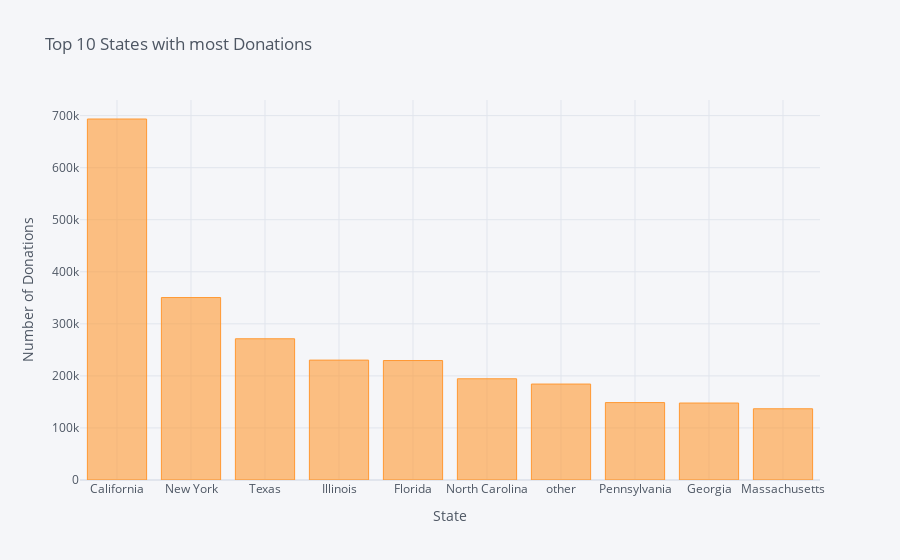

Notebook cell for this chart:
### Code cell
s3.iplot(kind='bar', xTitle='State', yTitle='Number of Donations', title='Top 10 States with most Donations')

### Figure 1 — Plotly figure (JSON) as saved in the notebook; plotly's stock layout.template omitted (floating-point values rounded to 4 significant figures)
{"data": [{"marker": {"color": "rgba(255, 153, 51, 0.6)", "line": {"color": "rgba(255, 153, 51, 1.0)", "width": 1}}, "name": "Donation ID", "orientation": "v", "text": "", "type": "bar", "x": ["California", "New York", "Texas", "Illinois", "Florida", "North Carolina", "other", "Pennsylvania", "Georgia", "Massachusetts"], "y": [693577, 350553, 271348, 230350, 229542, 194465, 184324, 148752, 147897, 136845]}], "layout": {"legend": {"bgcolor": "#F5F6F9", "font": {"color": "#4D5663"}}, "paper_bgcolor": "#F5F6F9", "plot_bgcolor": "#F5F6F9", "title": {"font": {"color": "#4D5663"}, "text": "Top 10 States with most Donations"}, "xaxis": {"gridcolor": "#E1E5ED", "showgrid": true, "tickfont": {"color": "#4D5663"}, "title": {"font": {"color": "#4D5663"}, "text": "State"}, "zerolinecolor": "#E1E5ED"}, "yaxis": {"gridcolor": "#E1E5ED", "showgrid": true, "tickfont": {"color": "#4D5663"}, "title": {"font": {"color": "#4D5663"}, "text": "Number of Donations"}, "zerolinecolor": "#E1E5ED"}}}
